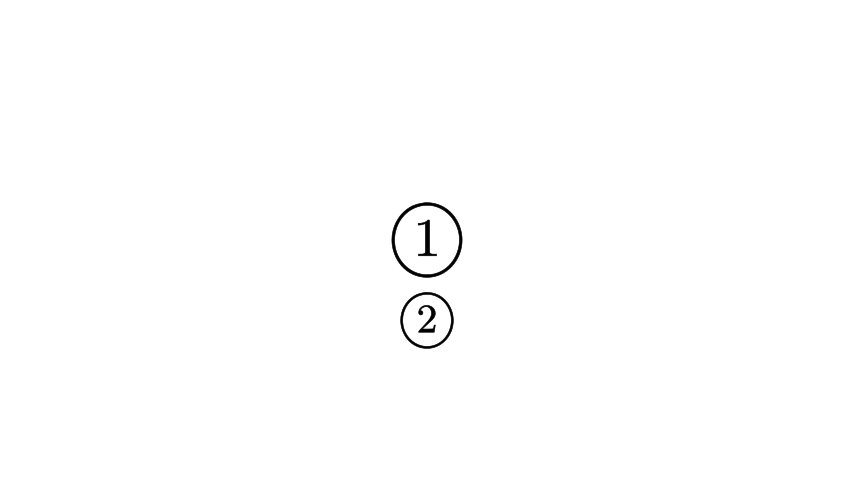

Write Python code to recreate this figure.
from manim import *

class Annotate1(Scene):
    def construct(self):
        num1 = TexMobject(r"{\large \textcircled{\small 1}} ").scale(2)
        num2 = TexMobject(r"{\large \textcircled{\small 2}} ").scale(1.5)
        num2.next_to(num1,DOWN)
        self.add(num1 ,num2)
        self.wait(1)


from pathlib import Path
if __name__ == "__main__":
    script = f"{Path(__file__).resolve()}"
    os.system(f"manim  -l --custom_folders -s -p -c 'WHITE' --config_file 'my_config.cfg' " + script )
